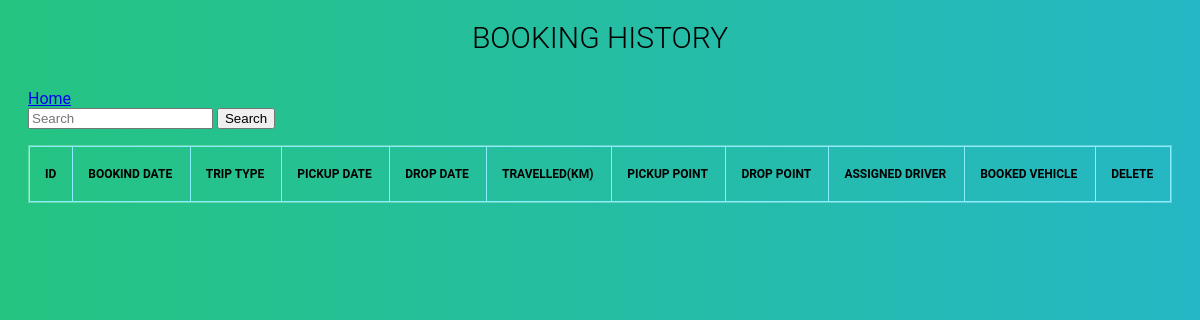
Page /bookinghistory (signed in) on the earlier database version.
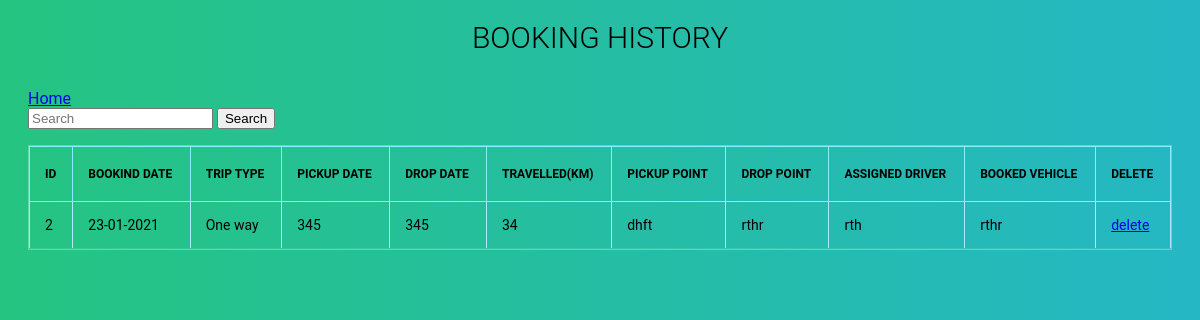
Same page on the later database version.
### app/models.py (models this page shows, shortened)
class BookingHistory(models.Model):
    booking_history_id = models.AutoField(primary_key=True)
    booking_Date=models.CharField(max_length=50, unique=True)
    choice=(('Round trip','Round trip'),('One way','One way'),('Local','Local'))
    trip_type=models.CharField(max_length=50, choices=choice, default='', null=True)
    pickup_date_time=models.CharField(max_length=70)
    drop_date=models.CharField(max_length=70)
    km_travelled=models.CharField(max_length=50)
    pickup_point=models.CharField(max_length=150)
    drop_point=models.CharField(max_length=150)
    booked_by_user=models.CharField(max_length=20)
    assigned_driver=models.CharField(max_length=20)
    booked_vehicle=models.CharField(max_length=150)

### app/decorators.py (the view)
	def wrapper_function(request, *args, **kwargs):
		group = None
		if request.user.groups.exists():
			group = request.user.groups.all()[0].name
		if group == 'staff':
			return redirect('home')
		if group == 'manager':
			return view_func(request, *args, **kwargs)
		if group==None:
			return HttpResponse('You are not authorized to view this page')

### app/views.py (called while the page is built)
@login_required
@manager_only
def bookinghistory(request):
    if 'q' in request.GET:
        q=request.GET['q']
        bookinghistorys=BookingHistory.objects.filter(trip_type__icontains=q)
    else:
        bookinghistorys=BookingHistory.objects.all()
    return render(request,'app/bookinghistory.html' , {'bookinghistorys':bookinghistorys})

### app/templates/app/bookinghistory.html (shortened to what this page needs)
{% load static %}
<html lang="en">
<head>
    <link rel="stylesheet" href="{% static 'css/driver.css' %}">
</head>
<body>
    <section>
        <h1>Booking History</h1><br>
        <a href="/">Home</a>
        <form method="GET">
            <input name="q" type="text" placeholder="Search">
        <button type="submit">Search</button>
        </form>
        <div class="tbl-content">
          <table cellpadding="0" cellspacing="0" border="1">
            <div class="tbl-header">
                <thead>
                    <tr>
                      <th>Id</th>
                      <th>Bookind Date</th>
                      <th>Trip Type</th>
                      <th>Pickup date</th>
                      <th>Drop date</th>
                      <th>Travelled(km)</th>
                      <th>Pickup point</th>
                      <th>Drop point</th>
                      <th>Assigned Driver</th>
                      <th>Booked vehicle</th>
                      <th>Delete</th>
                    </tr>
                  </thead>
                </div>
            <tbody>
              {% for i in bookinghistorys %}
            <tr>
              <td>{{ i.booking_history_id }}</td>
              <td>{{ i.booking_Date }}</td>
              <td>{{ i.trip_type }}</td>
              <td>{{ i.pickup_date_time}}</td>
              <td>{{ i.drop_date }}</td>
              <td>{{ i.km_travelled }}</td>
              <td>{{ i.pickup_point }}</td>
              <td>{{ i.drop_point }}</td>
              <td>{{ i.assigned_driver }}</td>
              <td>{{ i.booked_vehicle }}</td>
              <td> <a href="{% url 'deletebookinghistory' i.booking_history_id %}">delete</a></td>
            </tr>
              {% endfor %}
            </tbody>
          </table>
        </div>
      </section>
</body>
</html>

Differences in the rows shown:
added BookingHistory: booking_history_id "2", booking_Date "23-01-2021", trip_type "One way", pickup_date_time "345", drop_date "345", km_travelled "34", pickup_point "dhft", drop_point "rthr", assigned_driver "rth", booked_vehicle "rthr"
